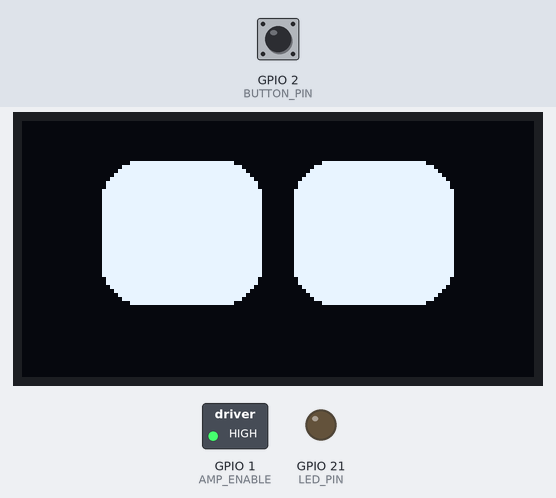
Recording of a sketch running on a simulated Seeed XIAO ESP32-S3. Shown: 128×64 one-colour display, switched loads named in the sketch (green lamp = pin HIGH), output pins drawn as LEDs (lit = HIGH). The inputs (shaded band) are chosen by the test bench; at power-on: GPIO 2 (BUTTON_PIN) HIGH. WiFi joins after 1.5 s; servers stay silent unless stated; I2S audio is not simulated (input reads silence); uploads are accepted with an empty reply; random numbers use the default seed unless the sketch sets one; what the sketch prints to the serial monitor is not drawn.

Above: at 1.1 s.
At 3.8 s:
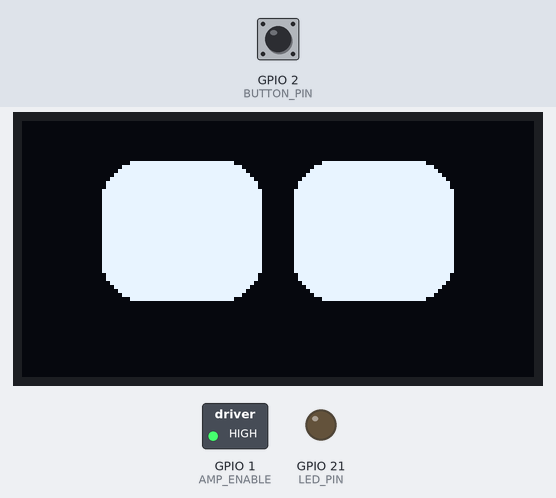
3.9 s: GPIO 2 (BUTTON_PIN) pulled LOW for 1 s
At 4.7 s:
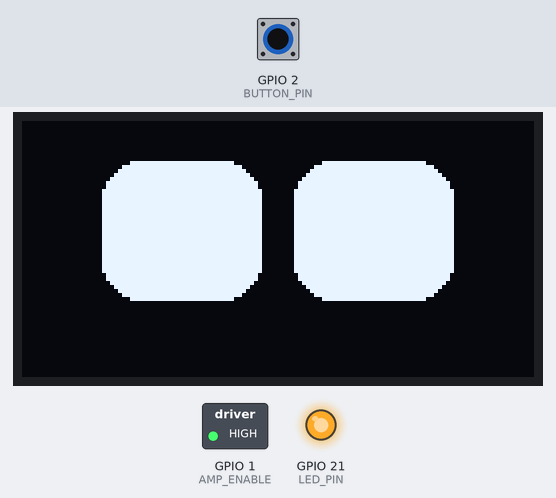
Timing chart, 0 to 6.9 s (numbered marks = the images above; inputs shaded):
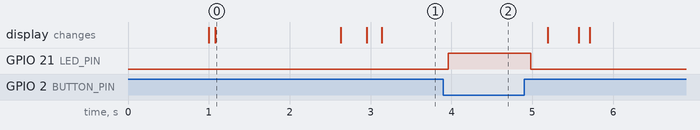

Measured:
- after the input at 3.9 s, GPIO 21 (LED_PIN): LOW → HIGH after 0.06 s, → LOW 1.0 s later
- what the display in image 0 shows lasts 1.5 s, from 1.1 s to 2.6 s

The sketch:

esp32_robot.ino
```cpp
#include <HTTPClient.h>
#include <driver/i2s.h>
#include <ArduinoJson.h>
#include <WiFiManager.h>
#include <WiFi.h>
#include <Adafruit_GFX.h>
#include <Adafruit_SSD1306.h>
#include <freertos/FreeRTOS.h>
#include <freertos/task.h>
#include "RoboEyesSimple.h"

WiFiManager wifiManager;

#define OLED_SDA    3
#define OLED_SCL    44
#define OLED_WIDTH  128
#define OLED_HEIGHT 64

Adafruit_SSD1306 display(OLED_WIDTH, OLED_HEIGHT, &Wire, -1);
RoboEyesSimple<Adafruit_SSD1306> eyes(display);

bool isPlayingAudio = false;
unsigned long audioEndTime = 0;
bool currentMood = DEFAULT;

#define BUTTON_PIN 2
#define LED_PIN 21

#define MIC_I2S_WS  4
#define MIC_I2S_SCK 5
#define MIC_I2S_SD  6

#define AMP_I2S_LRC 7
#define AMP_I2S_BCLK 8
#define AMP_I2S_DIN 43
#define AMP_ENABLE 1

#define SAMPLE_RATE     24000
#define MIC_SAMPLE_RATE 16000
#define RECORD_SECONDS  3
#define SAMPLE_SIZE     2
#define BUFFER_SIZE     (MIC_SAMPLE_RATE * RECORD_SECONDS * SAMPLE_SIZE)

uint8_t *audio_buffer;
bool lastButtonState = HIGH;
bool recording = false;
int recording_position = 0;

const char* WIFI_SSID_FALLBACK = "AXR";
const char* WIFI_PASS_FALLBACK = "@bhijeet";
String server_url = "http://10.83.57.94:5050";

void setup() {
  Serial.begin(115200);
  delay(1000);

  pinMode(BUTTON_PIN, INPUT_PULLUP);
  pinMode(LED_PIN, OUTPUT);
  pinMode(AMP_ENABLE, OUTPUT);
  digitalWrite(AMP_ENABLE, HIGH);
  digitalWrite(LED_PIN, LOW);

  Serial.println("XIAO ESP32-S3 Robot Starting...");

  Wire.begin(OLED_SDA, OLED_SCL);
  if(!display.begin(SSD1306_SWITCHCAPVCC, 0x3C)) {
    Serial.println("OLED init failed!");
    while(1);
  }
  Serial.println("OLED initialized");

  eyes.begin(OLED_WIDTH, OLED_HEIGHT, 50);
  eyes.setAutoblinker(true, 3, 2);
  eyes.setMood(DEFAULT);
  eyes.update();

  audio_buffer = (uint8_t*)ps_malloc(BUFFER_SIZE);
  if(audio_buffer == NULL) audio_buffer = (uint8_t*)malloc(BUFFER_SIZE);

  if(audio_buffer == NULL) {
    Serial.println("CRITICAL: Not enough RAM!");
    while(1) delay(100);
  }
  Serial.printf("Audio Buffer: %d bytes\n", BUFFER_SIZE);

  connectToWiFi();
  setupMicrophoneI2S();

  xTaskCreatePinnedToCore(animationTask, "anim", 4096, NULL, 1, NULL, 1);

  Serial.println("Setup Complete. Press and HOLD button to talk.");
}

void loop() {
  bool currentButtonState = digitalRead(BUTTON_PIN);

  if (lastButtonState == HIGH && currentButtonState == LOW) {
    delay(50);
    if (digitalRead(BUTTON_PIN) == LOW) startRecording();
  }

  if (lastButtonState == LOW && currentButtonState == HIGH) {
    delay(50);
    if (recording) stopRecordingAndProcess();
  }

  if (recording) recordAudioData();
  lastButtonState = currentButtonState;
  delay(10);
}

void animationTask(void* parameter) {
  while (true) {
    if (isPlayingAudio && millis() < audioEndTime) {
      eyes.setMood(HAPPY);
    } else {
      isPlayingAudio = false;
      eyes.setMood(currentMood);
    }
    eyes.update();
    delay(20);
  }
}

void connectToWiFi() {
  WiFi.mode(WIFI_STA);
  Serial.println("Connecting...");
  wifiManager.setTimeout(180);

  if(!wifiManager.autoConnect("XIAO-Robot-Setup")) {
    Serial.println("Using fallback credentials...");
    WiFi.begin(WIFI_SSID_FALLBACK, WIFI_PASS_FALLBACK);
    delay(5000);
  }

  if (WiFi.status() == WL_CONNECTED) {
    Serial.print("IP: "); Serial.println(WiFi.localIP());
  }
}

void setupMicrophoneI2S() {
  i2s_driver_uninstall(I2S_NUM_0);
  delay(20);

  i2s_config_t i2s_config = {
    .mode = (i2s_mode_t)(I2S_MODE_MASTER | I2S_MODE_RX),
    .sample_rate = MIC_SAMPLE_RATE,
    .bits_per_sample = I2S_BITS_PER_SAMPLE_16BIT,
    .channel_format = I2S_CHANNEL_FMT_ONLY_LEFT,
    .communication_format = I2S_COMM_FORMAT_STAND_I2S,
    .intr_alloc_flags = ESP_INTR_FLAG_LEVEL1,
    .dma_buf_count = 8,
    .dma_buf_len = 256,
    .use_apll = false,
    .tx_desc_auto_clear = false,
    .fixed_mclk = 0
  };

  i2s_pin_config_t pin_config = {
    .bck_io_num = MIC_I2S_SCK,
    .ws_io_num = MIC_I2S_WS,
    .data_out_num = I2S_PIN_NO_CHANGE,
    .data_in_num = MIC_I2S_SD
  };

  i2s_driver_install(I2S_NUM_0, &i2s_config, 0, NULL);
  i2s_set_pin(I2S_NUM_0, &pin_config);
  i2s_zero_dma_buffer(I2S_NUM_0);
}

void startRecording() {
  recording = true;
  recording_position = 0;
  digitalWrite(LED_PIN, HIGH);
  Serial.println("Recording...");
}

void recordAudioData() {
  if (!recording) return;
  size_t bytes_read = 0;

  if (recording_position < BUFFER_SIZE) {
    int read_size = min(512, BUFFER_SIZE - recording_position);
    i2s_read(I2S_NUM_0, audio_buffer + recording_position, read_size, &bytes_read, portMAX_DELAY);
    recording_position += bytes_read;

    if (recording_position >= BUFFER_SIZE) {
      Serial.println("Buffer Full");
      stopRecordingAndProcess();
    }
  }
}

void stopRecordingAndProcess() {
  recording = false;
  digitalWrite(LED_PIN, LOW);
  Serial.printf("Recorded %d bytes\n", recording_position);

  int16_t* samples = (int16_t*)audio_buffer;
  int sample_count = recording_position / 2;
  for (int i = 0; i < sample_count; i++) {
    int32_t val = samples[i] * 2;
    if (val > 32767) val = 32767;
    if (val < -32768) val = -32768;
    samples[i] = (int16_t)val;
  }

  sendAudioStreamed(recording_position);
}

void sendAudioStreamed(int data_size) {
  if (WiFi.status() != WL_CONNECTED) {
    Serial.println("No WiFi");
    return;
  }

  WiFiClient client;
  String host = server_url;
  host.replace("http://", "");
  int split = host.indexOf(':');
  String ip = host.substring(0, split);
  int port = host.substring(split + 1).toInt();

  if (!client.connect(ip.c_str(), port)) {
    Serial.println("Connection Failed");
    return;
  }

  client.setTimeout(30000);

  uint8_t wav_header[44];
  createWavHeader(wav_header, data_size, MIC_SAMPLE_RATE);

  String boundary = "----WebKitFormBoundary7MA4YWxkTrZu0gW";
  String head = "--" + boundary + "\r\nContent-Disposition: form-data; name=\"audio\"; filename=\"xiao.wav\"\r\nContent-Type: audio/wav\r\n\r\n";
  String tail = "\r\n--" + boundary + "--\r\n";

  int totalLength = head.length() + 44 + data_size + tail.length();

  client.println("POST /upload HTTP/1.1");
  client.print("Host: "); client.println(ip);
  client.println("Content-Type: multipart/form-data; boundary=" + boundary);
  client.print("Content-Length: "); client.println(totalLength);
  client.println("Connection: close");
  client.println();

  client.print(head);
  client.write(wav_header, 44);

  int sent = 0;
  while(sent < data_size) {
    int chunk = min(1024, data_size - sent);
    client.write(audio_buffer + sent, chunk);
    sent += chunk;
  }

  client.print(tail);

  Serial.println("Waiting for response...");

  String response = "";
  bool body_started = false;

  while(client.connected() || client.available()) {
    String line = client.readStringUntil('\n');
    if(line == "\r") body_started = true;
    else if(body_started) response += line;
  }
  client.stop();

  int jsonStart = response.indexOf('{');
  int jsonEnd = response.lastIndexOf('}');

  if(jsonStart != -1) {
    String cleanJson = response.substring(jsonStart, jsonEnd + 1);
    DynamicJsonDocument doc(4096);
    DeserializationError error = deserializeJson(doc, cleanJson);

    if (!error) {
      String aiText = doc["ai_response"].as<String>();
      Serial.println("AI: " + aiText);

      if (doc.containsKey("emotion")) {
        String emotion = doc["emotion"].as<String>();
        Serial.println("Emotion: " + emotion);

        if (emotion == "happy" || emotion == "excited") {
          currentMood = HAPPY;
        } else if (emotion == "sad") {
          currentMood = TIRED;
        } else if (emotion == "angry") {
          currentMood = ANGRY;
        } else {
          currentMood = DEFAULT;
        }
      }

      if (doc["has_audio"]) {
        String audioPath = doc["audio_url"].as<String>();
        audioPath.replace("//", "/");
        String full_url = server_url + audioPath;
        Serial.println("Playing: " + full_url);

        playAudioURL(full_url);
      }
    } else {
      Serial.print("JSON Error: "); Serial.println(error.c_str());
    }
  }

  eyes.setMood(currentMood);
  eyes.update();
  setupMicrophoneI2S();
}

void setupSpeakerI2S(int rate) {
  i2s_driver_uninstall(I2S_NUM_0);
  delay(20);

  i2s_config_t i2s_config = {
    .mode = (i2s_mode_t)(I2S_MODE_MASTER | I2S_MODE_TX),
    .sample_rate = (uint32_t)rate,
    .bits_per_sample = I2S_BITS_PER_SAMPLE_16BIT,
    .channel_format = I2S_CHANNEL_FMT_RIGHT_LEFT,
    .communication_format = I2S_COMM_FORMAT_STAND_I2S,
    .intr_alloc_flags = ESP_INTR_FLAG_LEVEL1,
    .dma_buf_count = 8,
    .dma_buf_len = 256,
    .use_apll = false,
    .tx_desc_auto_clear = true,
    .fixed_mclk = 0
  };

  i2s_pin_config_t pin_config = {
    .bck_io_num = AMP_I2S_BCLK,
    .ws_io_num = AMP_I2S_LRC,
    .data_out_num = AMP_I2S_DIN,
    .data_in_num = I2S_PIN_NO_CHANGE
  };

  i2s_driver_install(I2S_NUM_0, &i2s_config, 0, NULL);
  i2s_set_pin(I2S_NUM_0, &pin_config);
  i2s_zero_dma_buffer(I2S_NUM_0);
}

unsigned long calculateAudioDuration(int sizeBytes, int sampleRate) {
  int dataSize = sizeBytes - 44;
  int bytesPerSample = 2;
  int samples = dataSize / bytesPerSample;
  unsigned long durationMs = (unsigned long)samples * 1000 / sampleRate;
  return durationMs;
}

void playAudioURL(String url) {
  Serial.println("Playing audio from: " + url);

  HTTPClient http;
  WiFiClient client;

  if (http.begin(client, url)) {
    int httpCode = http.GET();
    Serial.printf("HTTP Code: %d\n", httpCode);

    if (httpCode == 200) {
      int len = http.getSize();
      Serial.printf("Content-Length: %d\n", len);

      if (len > 44) {
        WiFiClient* stream = http.getStreamPtr();

        uint8_t header[44];
        stream->readBytes(header, 44);

        if (header[0] == 'R' && header[1] == 'I' && header[2] == 'F' && header[3] == 'F') {
          uint32_t sampleRate = header[24] | (header[25] << 8) | (header[26] << 16) | (header[27] << 24);
          Serial.printf("Sample Rate: %d Hz\n", sampleRate);

          unsigned long durationMs = calculateAudioDuration(len, sampleRate);
          Serial.printf("Audio duration: %lu ms\n", durationMs);
          isPlayingAudio = true;
          audioEndTime = millis() + durationMs + 500;

          setupSpeakerI2S(sampleRate);

          int remaining = len - 44;
          uint8_t buff[512];
          int16_t stereo[512];

          while (remaining > 0) {
            int toRead = min(512, remaining);
            int bytesRead = stream->readBytes(buff, toRead);

            if (bytesRead > 0) {
              int samples = bytesRead / 2;
              int16_t* mono = (int16_t*)buff;

              for (int i = 0; i < samples; i++) {
                stereo[i * 2] = mono[i];
                stereo[i * 2 + 1] = mono[i];
              }

              size_t written;
              i2s_write(I2S_NUM_0, stereo, samples * 4, &written, 100);
              remaining -= bytesRead;
            } else {
              break;
            }
          }
          Serial.println("Playback Complete!");
        } else {
          Serial.println("Invalid WAV file");
        }
      } else {
        Serial.println("File too small");
      }
    }
  }
  http.end();
}

void createWavHeader(uint8_t* header, int waveDataSize, int sampleRate) {
  int fileSize = waveDataSize + 36;
  memcpy(header, "RIFF", 4);
  *(int32_t*)(header + 4) = fileSize;
  memcpy(header + 8, "WAVEfmt ", 8);
  *(int32_t*)(header + 16) = 16;
  *(int16_t*)(header + 20) = 1;
  *(int16_t*)(header + 22) = 1;
  *(int32_t*)(header + 24) = sampleRate;
  *(int32_t*)(header + 28) = sampleRate * 2;
  *(int16_t*)(header + 32) = 2;
  *(int16_t*)(header + 34) = 16;
  memcpy(header + 36, "data", 4);
  *(int32_t*)(header + 40) = waveDataSize;
}
```

RoboEyesSimple.h
```cpp
/*
 * FluxGarage RoboEyes for OLED Displays
 * Simplified version - centered eyes only
 */

#ifndef _ROBOEYES_SIMPLE_H
#define _ROBOEYES_SIMPLE_H

#include <Adafruit_GFX.h>

#define BGCOLOR 0
#define MAINCOLOR 1

#define DEFAULT 0
#define TIRED 1
#define ANGRY 2
#define HAPPY 3

template<typename AdafruitDisplay>
class RoboEyesSimple
{
private:
public:
  AdafruitDisplay *display;

  int screenWidth = 128;
  int screenHeight = 64;
  int frameInterval = 20;
  unsigned long fpsTimer = 0;

  bool tired = 0;
  bool angry = 0;
  bool happy = 0;

  bool eyeL_open = 1;
  bool eyeR_open = 1;

  int eyeLwidthDefault = 40;
  int eyeLheightDefault = 36;
  int eyeLwidthCurrent = eyeLwidthDefault;
  int eyeLheightCurrent = eyeLheightDefault;
  int eyeLheightNext = eyeLheightDefault;
  byte eyeLborderRadius = 10;

  int eyeRwidthDefault = 40;
  int eyeRheightDefault = 36;
  int eyeRwidthCurrent = eyeRwidthDefault;
  int eyeRheightCurrent = eyeRheightDefault;
  int eyeRheightNext = eyeRheightDefault;
  byte eyeRborderRadius = 10;

  int eyeLx, eyeLy;
  int eyeRx, eyeRy;

  int spaceBetween = 8;

  byte eyelidsTiredHeight = 0;
  byte eyelidsTiredHeightNext = 0;
  byte eyelidsAngryHeight = 0;
  byte eyelidsAngryHeightNext = 0;
  byte eyelidsHappyBottomOffset = 0;
  byte eyelidsHappyBottomOffsetNext = 0;

  bool autoblinker = 0;
  int blinkInterval = 3;
  int blinkIntervalVariation = 2;
  unsigned long blinktimer = 0;

  RoboEyesSimple(AdafruitDisplay &disp) : display(&disp) {};

  void begin(int width, int height, byte frameRate) {
    screenWidth = width;
    screenHeight = height;
    display->clearDisplay();
    display->display();
    setFramerate(frameRate);

    eyeLx = (screenWidth - eyeLwidthDefault - spaceBetween - eyeRwidthDefault) / 2;
    eyeLy = (screenHeight - eyeLheightDefault) / 2 - 4;
    eyeRx = eyeLx + eyeLwidthDefault + spaceBetween;
    eyeRy = eyeLy;
  }

  void update() {
    if(millis() - fpsTimer >= frameInterval) {
      drawEyes();
      fpsTimer = millis();
    }
  }

  void setFramerate(byte fps) {
    frameInterval = 1000 / fps;
  }

  void setMood(unsigned char mood) {
    tired = 0;
    angry = 0;
    happy = 0;

    switch (mood) {
      case TIRED: tired = 1; break;
      case ANGRY: angry = 1; break;
      case HAPPY: happy = 1; break;
    }
  }

  void setAutoblinker(bool active, int interval, int variation) {
    autoblinker = active;
    blinkInterval = interval;
    blinkIntervalVariation = variation;
  }

  void close() {
    eyeLheightNext = 1;
    eyeRheightNext = 1;
    eyeL_open = 0;
    eyeR_open = 0;
  }

  void open() {
    eyeL_open = 1;
    eyeR_open = 1;
  }

  void blink() {
    close();
    open();
  }

  void drawEyes() {
    eyeLheightCurrent = (eyeLheightCurrent + eyeLheightNext) / 2;
    eyeRheightCurrent = (eyeRheightCurrent + eyeRheightNext) / 2;

    if(eyeL_open) {
      if(eyeLheightCurrent <= 1) eyeLheightNext = eyeLheightDefault;
    }
    if(eyeR_open) {
      if(eyeRheightCurrent <= 1) eyeRheightNext = eyeRheightDefault;
    }

    eyeLwidthCurrent = eyeLwidthDefault;
    eyeRwidthCurrent = eyeRwidthDefault;

    if(autoblinker) {
      if(millis() >= blinktimer) {
        blink();
        blinktimer = millis() + (blinkInterval * 1000) + (random(blinkIntervalVariation) * 1000);
      }
    }

    display->clearDisplay();

    int eyeLyAdjusted = eyeLy + (eyeLheightDefault - eyeLheightCurrent) / 2;
    int eyeRyAdjusted = eyeRy + (eyeRheightDefault - eyeRheightCurrent) / 2;

    display->fillRoundRect(eyeLx, eyeLyAdjusted, eyeLwidthCurrent, eyeLheightCurrent, eyeLborderRadius, MAINCOLOR);
    display->fillRoundRect(eyeRx, eyeRyAdjusted, eyeRwidthCurrent, eyeRheightCurrent, eyeRborderRadius, MAINCOLOR);

    if (tired) {
      eyelidsTiredHeightNext = eyeLheightCurrent / 2;
    } else {
      eyelidsTiredHeightNext = 0;
    }

    if (angry) {
      eyelidsAngryHeightNext = eyeLheightCurrent / 2;
    } else {
      eyelidsAngryHeightNext = 0;
    }

    if (happy) {
      eyelidsHappyBottomOffsetNext = eyeLheightCurrent / 2 + 2;
    } else {
      eyelidsHappyBottomOffsetNext = 0;
    }

    eyelidsTiredHeight = (eyelidsTiredHeight + eyelidsTiredHeightNext) / 2;
    eyelidsAngryHeight = (eyelidsAngryHeight + eyelidsAngryHeightNext) / 2;
    eyelidsHappyBottomOffset = (eyelidsHappyBottomOffset + eyelidsHappyBottomOffsetNext) / 2;

    display->fillTriangle(eyeLx, eyeLyAdjusted - 1, eyeLx + eyeLwidthCurrent, eyeLyAdjusted - 1, eyeLx, eyeLyAdjusted + eyelidsTiredHeight - 1, BGCOLOR);
    display->fillTriangle(eyeRx, eyeRyAdjusted - 1, eyeRx + eyeRwidthCurrent, eyeRyAdjusted - 1, eyeRx + eyeRwidthCurrent, eyeRyAdjusted + eyelidsTiredHeight - 1, BGCOLOR);

    display->fillTriangle(eyeLx, eyeLyAdjusted - 1, eyeLx + eyeLwidthCurrent, eyeLyAdjusted - 1, eyeLx + eyeLwidthCurrent, eyeLyAdjusted + eyelidsAngryHeight - 1, BGCOLOR);
    display->fillTriangle(eyeRx, eyeRyAdjusted - 1, eyeRx + eyeRwidthCurrent, eyeRyAdjusted - 1, eyeRx, eyeRyAdjusted + eyelidsAngryHeight - 1, BGCOLOR);

    if (eyelidsHappyBottomOffset > 0) {
      display->fillRoundRect(eyeLx - 1, (eyeLyAdjusted + eyeLheightCurrent) - eyelidsHappyBottomOffset + 1, eyeLwidthCurrent + 2, eyeLheightDefault, eyeLborderRadius, BGCOLOR);
      display->fillRoundRect(eyeRx - 1, (eyeRyAdjusted + eyeRheightCurrent) - eyelidsHappyBottomOffset + 1, eyeRwidthCurrent + 2, eyeRheightDefault, eyeRborderRadius, BGCOLOR);
    }

    display->display();
  }
};

#endif
```
